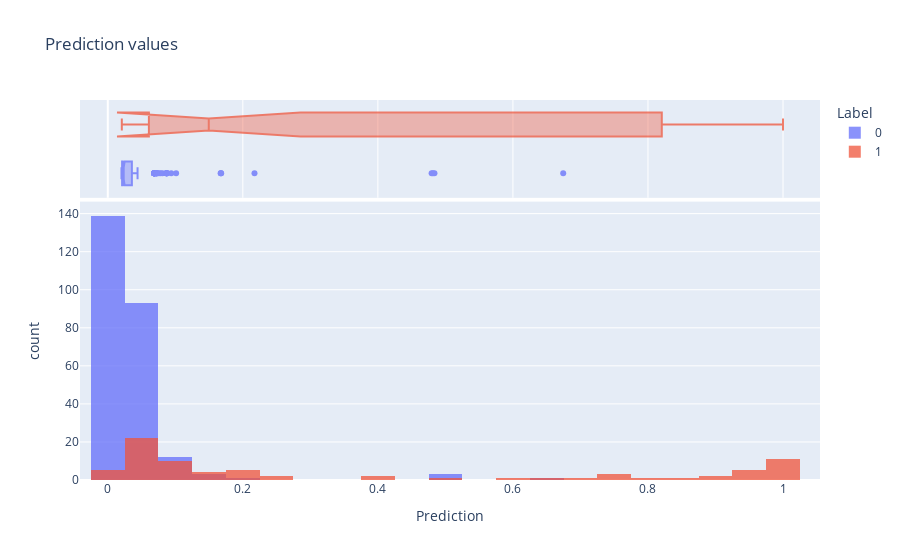

Source (notebook cell):
### Markdown cell above
**Model performance**: 
The model has been trained to maximize its performance on our training data. How does it actually perform when making predictions on the training and test (aka unseen) data?

This isn't a matter of looking at a single number like the loss function.

The model outputs a number between 0 and 1. Although it isn't technically true, it helps to think of this as the probability that a transaction is fraudulent. A histogram of the outputs of predictions on the training set is below. The correct label is also shown (0 for legitimate, 1 for fraudulent). The amount of samples for each label is slightly biased to make the scales similar.

### Code cell
train_predictions = model.predict(train_features, batch_size=BATCH_SIZE)
test_predictions = model.predict(test_features, batch_size=BATCH_SIZE)

predictions_df = pd.DataFrame(
    {"Prediction": train_predictions.ravel(), "Label": train_labels.ravel()}
)

legitimate_sample_size = min(5000, len(predictions_df[predictions_df["Label"] == 0]))
fraudulent_sample_size = min(500, len(predictions_df[predictions_df["Label"] == 1]))

predictions_df = pd.concat([
    predictions_df[predictions_df["Label"] == 0].sample(legitimate_sample_size, random_state=0),
    predictions_df[predictions_df["Label"] == 1].sample(fraudulent_sample_size, random_state=0)
])

fig = px.histogram(
    predictions_df,
    x="Prediction",
    title="Prediction values",
    color="Label",
    marginal="box",
    labels={"0": "Legitimate", "1": "Fraudulent"},
)
fig.update_traces(opacity=0.75)
fig.update_layout(barmode="overlay")
fig.show()

### Figure 1 — Plotly figure (JSON) as saved in the notebook; plotly's stock layout.template omitted (floating-point values rounded to 4 significant figures; data arrays with more than 128 entries replaced by an {"elided": "..."} marker saying what was removed)
{"data": [{"alignmentgroup": "True", "bingroup": "x", "hovertemplate": "Label=0<br>Prediction=%{x}<br>count=%{y}<extra></extra>", "legendgroup": "0", "marker": {"color": "#636efa", "pattern": {"shape": ""}}, "name": "0", "offsetgroup": "0", "opacity": 0.75, "orientation": "v", "showlegend": true, "type": "histogram", "x": {"elided": "252 float values"}, "xaxis": "x", "yaxis": "y"}, {"alignmentgroup": "True", "hovertemplate": "Label=0<br>Prediction=%{x}<extra></extra>", "legendgroup": "0", "marker": {"color": "#636efa"}, "name": "0", "notched": true, "offsetgroup": "0", "opacity": 0.75, "showlegend": false, "type": "box", "x": {"elided": "252 float values"}, "xaxis": "x2", "yaxis": "y2"}, {"alignmentgroup": "True", "bingroup": "x", "hovertemplate": "Label=1<br>Prediction=%{x}<br>count=%{y}<extra></extra>", "legendgroup": "1", "marker": {"color": "#EF553B", "pattern": {"shape": ""}}, "name": "1", "offsetgroup": "1", "opacity": 0.75, "orientation": "v", "showlegend": true, "type": "histogram", "x": [0.04809, 0.8452, 0.5242, 0.9998, 0.7401, 0.03899, 0.03335, 0.07203, 0.04433, 0.8757, 0.1089, 0.2089, 0.6504, 0.06918, 0.2128, 0.02091, 0.4089, 0.9627, 0.04486, 0.04791, 0.05687, 0.08818, 0.2093, 0.9092, 0.1495, 0.9946, 0.04375, 0.9999, 0.1303, 0.9998, 0.6924, 0.06953, 0.06869, 0.9999, 0.03082, 0.9993, 0.7449, 0.02303, 0.08753, 0.05451, 0.9529, 0.03359, 0.02362, 0.9574, 0.07211, 0.7714, 0.2091, 0.1677, 0.0891, 0.05556, 0.2545, 0.1053, 0.06219, 0.1687, 0.08585, 0.2258, 0.1097, 0.9404, 0.04577, 0.02614, 0.4089, 0.07375, 0.0752, 0.0226, 0.9885, 0.9999, 0.9997, 0.08696, 0.02079, 1.0, 0.8122, 0.06893, 0.5911, 0.966, 0.2219, 1.0, 0.07566], "xaxis": "x", "yaxis": "y"}, {"alignmentgroup": "True", "hovertemplate": "Label=1<br>Prediction=%{x}<extra></extra>", "legendgroup": "1", "marker": {"color": "#EF553B"}, "name": "1", "notched": true, "offsetgroup": "1", "opacity": 0.75, "showlegend": false, "type": "box", "x": [0.04809, 0.8452, 0.5242, 0.9998, 0.7401, 0.03899, 0.03335, 0.07203, 0.04433, 0.8757, 0.1089, 0.2089, 0.6504, 0.06918, 0.2128, 0.02091, 0.4089, 0.9627, 0.04486, 0.04791, 0.05687, 0.08818, 0.2093, 0.9092, 0.1495, 0.9946, 0.04375, 0.9999, 0.1303, 0.9998, 0.6924, 0.06953, 0.06869, 0.9999, 0.03082, 0.9993, 0.7449, 0.02303, 0.08753, 0.05451, 0.9529, 0.03359, 0.02362, 0.9574, 0.07211, 0.7714, 0.2091, 0.1677, 0.0891, 0.05556, 0.2545, 0.1053, 0.06219, 0.1687, 0.08585, 0.2258, 0.1097, 0.9404, 0.04577, 0.02614, 0.4089, 0.07375, 0.0752, 0.0226, 0.9885, 0.9999, 0.9997, 0.08696, 0.02079, 1.0, 0.8122, 0.06893, 0.5911, 0.966, 0.2219, 1.0, 0.07566], "xaxis": "x2", "yaxis": "y2"}], "layout": {"barmode": "overlay", "legend": {"title": {"text": "Label"}, "tracegroupgap": 0}, "title": {"text": "Prediction values"}, "xaxis": {"anchor": "y", "domain": [0, 1], "title": {"text": "Prediction"}}, "xaxis2": {"anchor": "y2", "domain": [0, 1], "matches": "x", "showgrid": true, "showticklabels": false}, "yaxis": {"anchor": "x", "domain": [0, 0.7326], "title": {"text": "count"}}, "yaxis2": {"anchor": "x2", "domain": [0.7426, 1], "matches": "y2", "showgrid": false, "showline": false, "showticklabels": false, "ticks": ""}}}
